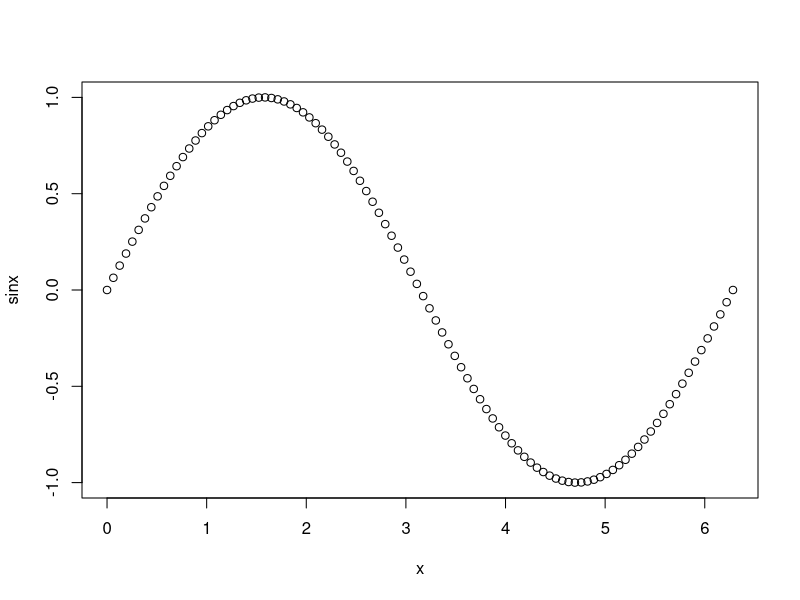
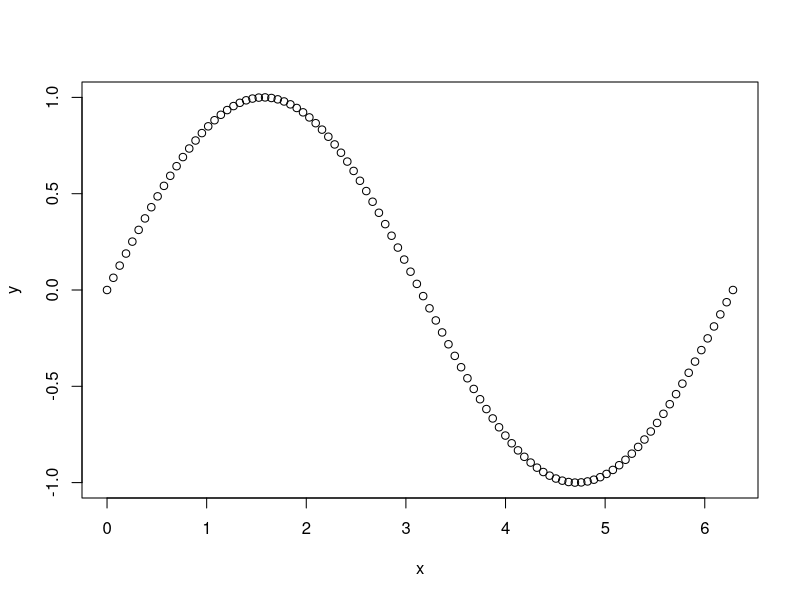
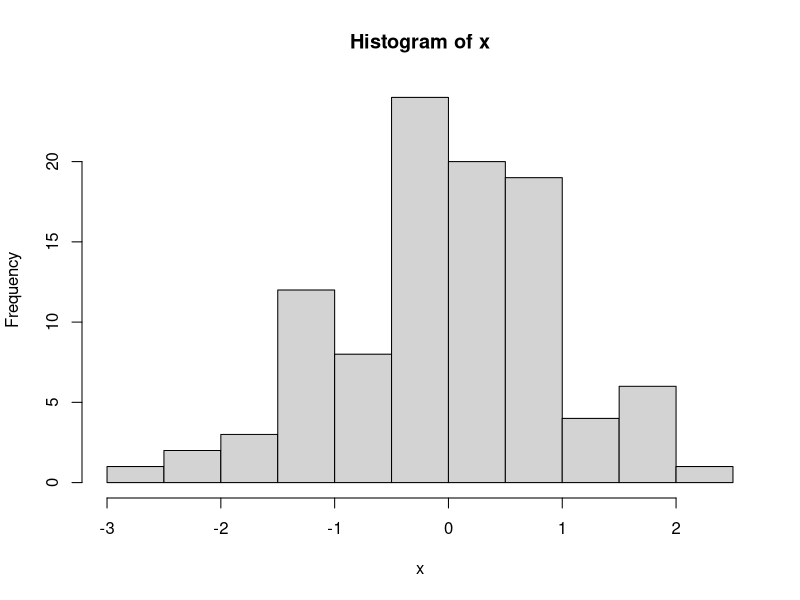

The R source for these figures, in order:
## ---- chunk 1
knitr::opts_chunk$set(echo = TRUE)
## ---- chunk 2
"a"
1
1L
TRUE
## ---- chunk 3
c("a", "b", "c", "d")
c(1, 2.2, 3.33, 4.444)
c(1L, 2L, 3L, 4L)
c(TRUE, FALSE, TRUE, NA)
## ---- chunk 4
x <- c(1, 2, 3, 4)
x
y <- 1:4
y
## ---- chunk 5
matrix(c(1, 2, 3, 4), nrow=2, ncol=2)
## ---- chunk 6
array(1:12, dim=c(2,3,2))
## ---- chunk 7
list(1L, "a", 3.14)
## ---- chunk 8
data.frame(x=c(1, 2, 3), y=c("a", "b", "c"))
## ---- chunk 9
z <- list(1L, "a", 3.14)
z[1:2]
z[1]
z[[1]]
## ---- chunk 10
df <- data.frame(x=c(1, 2, 3), y=c("a", "b", "c"))
df$x
df[,"y"]
df[1:2,]
## ---- chunk 11
add <- function(a, b) {
  a + b
}
add(1, 2)
## ---- chunk 12
add2 <- add
add2(2, 3)
## ---- chunk 13
(function(a, b) a + b)(1, 2)
## ---- chunk 14
if (TRUE) {
  print(1)
} else {
  print(2)
}
## ---- chunk 15
i <- 1
while(i < 3) {
  print(i)
  i <- i + 1
}
## ---- chunk 16
if (TRUE) {
  print(1)
} else {
  print(2)
}
## ---- chunk 17
i <- 1
while(i < 3) {
  print(i)
  i <- i + 1
}
## ---- chunk 18
for ( i in 1:3 ) {
  print(i)
}
## ---- chunk 19
x <- "b"
switch(x, a=1, b=2)
y <- 2
switch(y, "a", "b")
## ---- chunk 20
x <- list(1:3, 4:6, 7:9)
lapply(x, sum)
## ---- chunk 21
x <- list(1:3, 4:6, 7:9)
sapply(x, sum)
## ---- chunk 22
x <- list(1:3, 4:6, 7:9)
vapply(x, sum, numeric(1))
## ---- chunk 23
x <- seq(from=0, to=2*pi, length.out=100)
sinx <- sin(x)
plot(x, sinx)
## ---- chunk 24
df <- data.frame(x=x, y=sinx)
plot(y ~ x, data=df)
## ---- chunk 25
x <- rnorm(100)
hist(x)
